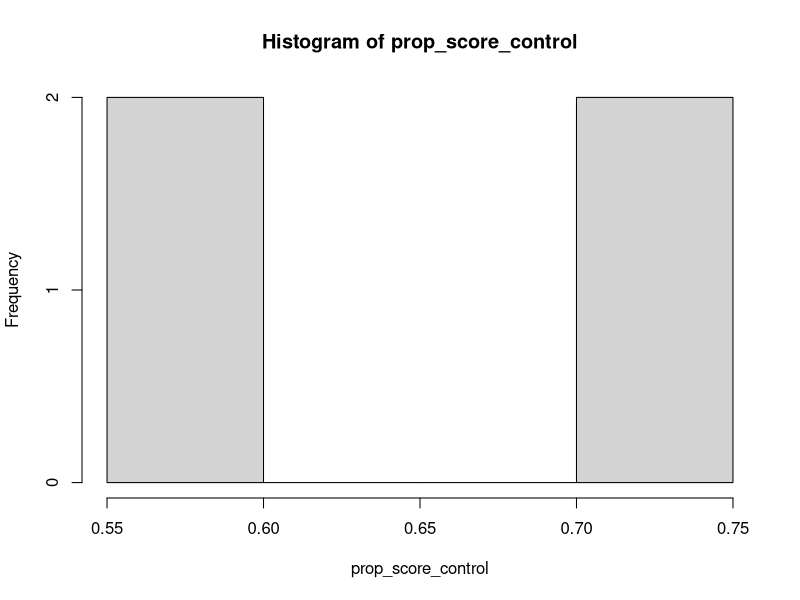
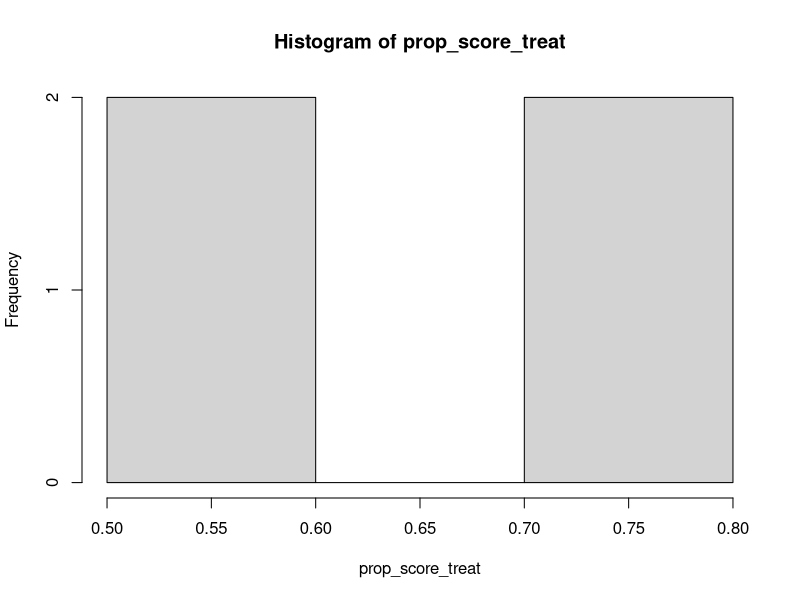
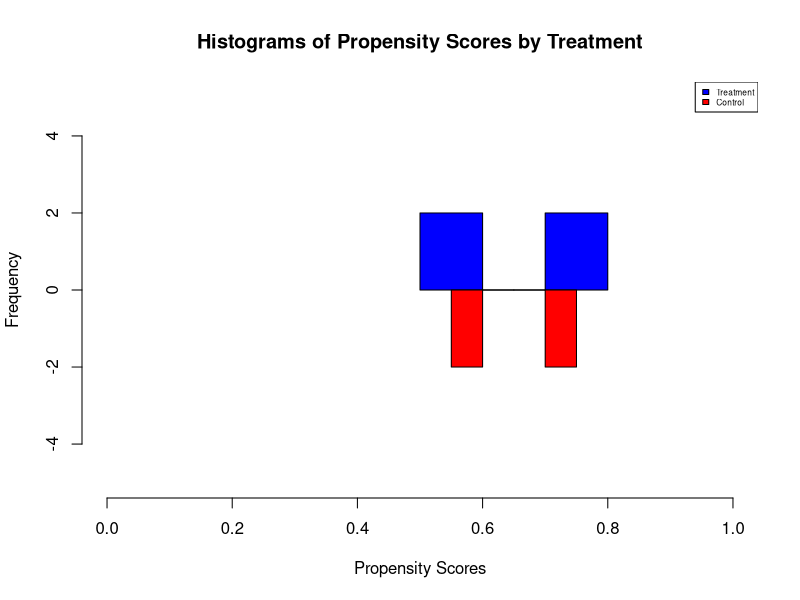
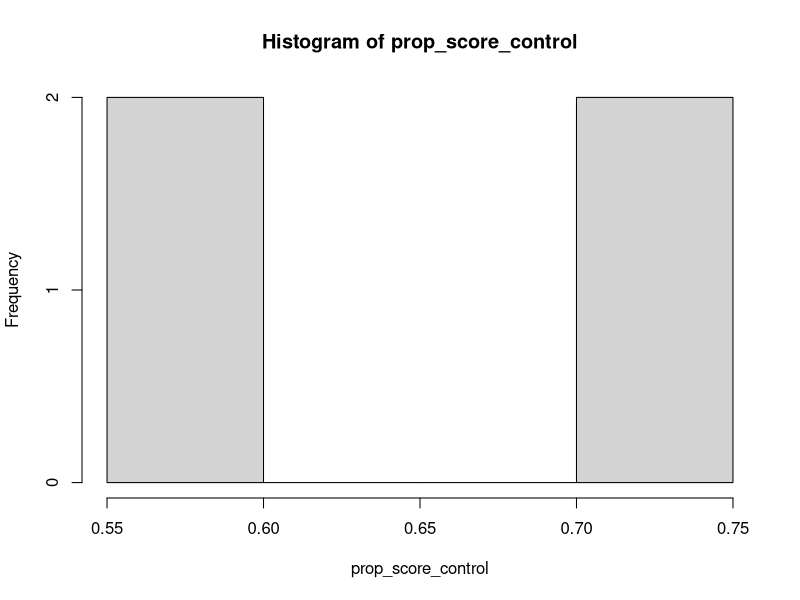
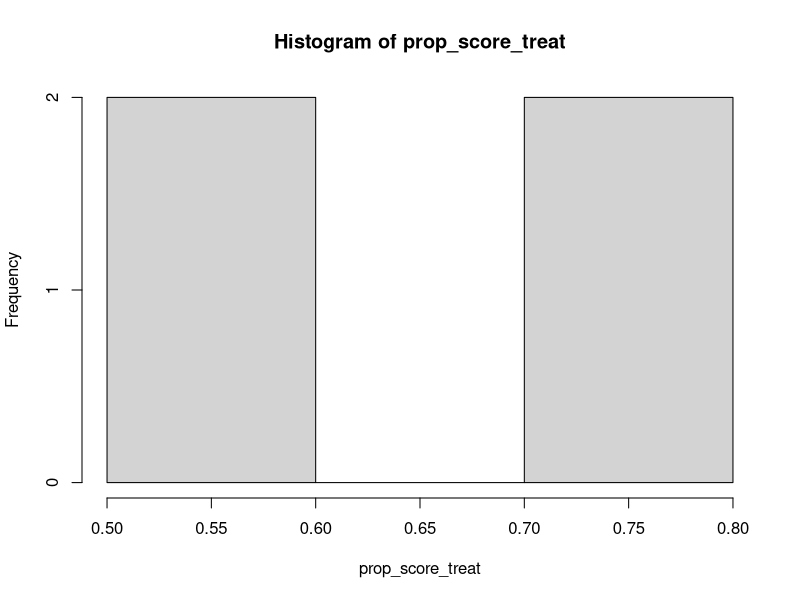
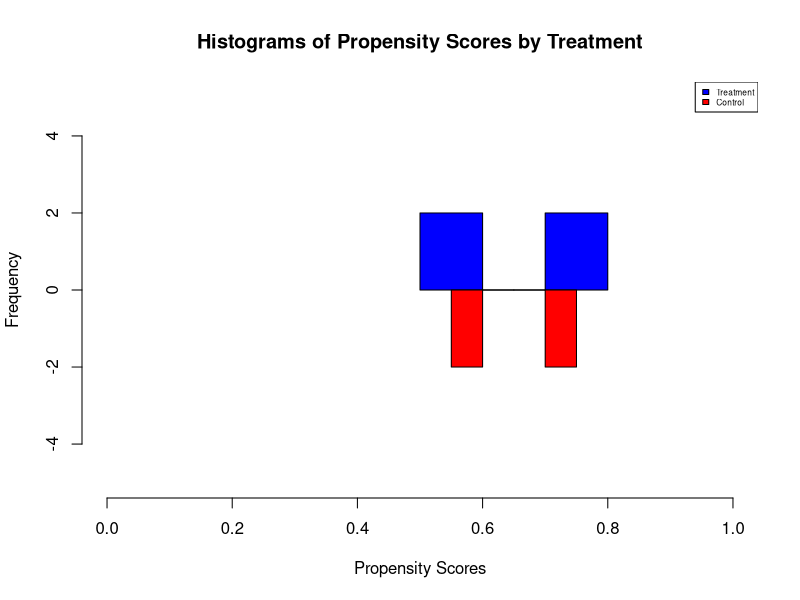

These figures' R source, in order:
## ---- chunk 1
# Test example:
 A <- c(1, 1, 1, 1, 0, 0, 0, 0, 0)
 mrate <- c(11, 14, 24, 20, 26, 20, 3, 7, 8)
 hcover =c(0.06,0.07,0.06,0.07,0.07,0.06, 0.02,0.02,0.01)
 pcdocs =c(0.02, 0.01,0.02,0.01,0.02,0.01,0.04,0.04,0.05)
 M = data.frame(A,mrate,hcover,pcdocs)
 
propscorematch <- function(data, formula, y) {
  # create model
  model <- glm(formula, data = data, family = binomial(link = "logit"))
  # propensity scores
  prop_score <- model$fitted
  # dataframe
  df <- cbind(data, prop_score)
  # initialize match and controls
  matches <- list()
  controls <- which(y == 0)
  
  # find matches with greedy rule
  for (i in which(y == 1)) {
    prop_diff <- abs(prop_score[i] - df$prop_score[controls])
    greed <- controls[which.min(prop_diff)]
    matches[[i]] <- c(i, greed)
    controls <- which(y == 0) # allows for repeat
    controls <- controls[-which(controls == greed)]
  }
  return(list(Match.pairs = matches, Propensity = prop_score))
}

# Test example:
result_a = propscorematch(data = M, formula = A ~ hcover + pcdocs, y = M$A)
print(result_a$Match.pairs)
print(result_a$Propensity)
## ---- chunk 2
# input paramater response has to be a vector
calculate_ate <- function(response, match_pairs) {
  # Split treatment and control groups using match pairs list
  treatment_row <- sapply(match_pairs, function(x) x[1])
  control_row <- sapply(match_pairs, function(x) x[2])
  treatment_group <- response[treatment_row]
  control_group <- response[control_row]
  
  # Calculate the average treatment effect (ATE)
  ate <- mean(treatment_group) - mean(control_group)
  
  # Standard error for ATE
  n <- length(match_pairs)
  n_treatment <- length(treatment_group)
  n_control <- length(control_group)
  sd <- sqrt(var(treatment_group) / n_treatment + var(control_group) / n_control)
  standard_error <- sd / sqrt(n)
  
  # Statistic scores
  t_stat <- ate / standard_error
  df <- n - 1
  p_value <- 2 * pt(-abs(t_stat), df)
  
  # Return the results
  return(list(ATE = ate, Sd.Error = standard_error, t.stat = t_stat, p.value = p_value))
}

# Test example:
match = propscorematch(data = M, formula = A ~ hcover + pcdocs, y = M$A)$Match.pairs
result_b = calculate_ate(M$mrate, match)
print(result_b$ATE)
print(result_b$Sd.Error)
print(result_b$t.stat)
print(result_b$p.value)

## ---- chunk 3
# Generate Histogram and Calculate SMD for quality of matching
quality_plots_smd <- function(data, match_pairs, prop_scores, var_col)
{
  # Split treatment and control groups using match pairs list
  treatment_row <- sapply(match_pairs, function(x) x[1])
  control_row <- sapply(match_pairs, function(x) x[2])
  
  # Find propensity scores for different groups
  prop_score_control <- prop_scores[control_row]
  prop_score_treat <- prop_scores[treatment_row]
  
  # Make paired histogram for the two groups
  hist_prop_score_control <- hist(prop_score_control)
  hist_prop_score_treat <- hist(prop_score_treat)
  hist_prop_score_control$counts <- -hist_prop_score_control$counts
  plot(hist_prop_score_treat, xlim=c(0,1), ylim=c(-5,5),
       main="Histograms of Propensity Scores by Treatment",
       xlab="Propensity Scores", col="blue")
  lines(hist_prop_score_control, col="red")
  legend("topright", c("Treatment", "Control"), fill=c("blue", "red"), cex=0.5)
  
  # Split variable of interest based on groups
  var_control <- data[, var_col][control_row]
  var_treat <- data[, var_col][treatment_row]
  
  # Calculate and return SMD based on variable values
  numer <- abs(mean(var_treat) - mean(var_control))
  denom <- sqrt((sd(var_treat)^2 + sd(var_control)^2)/2)
  smd <- numer/denom
  return(smd)
}
# Test example:
match = propscorematch(data = M, formula = A ~ hcover + pcdocs, y = M$A)$Match.pairs
prop = propscorematch(data = M, formula = A ~ hcover + pcdocs, y = M$A)$Propensity
example_mrate <- quality_plots_smd(M, match, prop, 2)
print(example_mrate)
## ---- chunk 4
# Combining into one mega R function
propensity_score_match <- function(data, formula, treatment_col, response_col) {
  match = propscorematch(data, formula, y = data[treatment_col])$Match.pairs
  prop_score = propscorematch(data, formula, y = data[treatment_col])$Propensity
  ate_scores = calculate_ate(data[,response_col], match)
  smd = quality_plots_smd(data, match, prop_score, response_col)
  return(list(Matching.pairs = match, Propensity = prop_score, ATE.scores = ate_scores, SMD = smd))
}

# Test example:
A = c(1, 1, 1, 1, 0, 0, 0, 0, 0)
mrate = c(11, 14, 24, 20, 26, 20, 3, 7, 8)
hcover = c(0.06,0.07,0.06,0.07,0.07,0.06, 0.02,0.02,0.01)
pcdocs = c(0.02, 0.01,0.02,0.01,0.02,0.01,0.04,0.04,0.05)
M = data.frame(A,mrate,hcover,pcdocs)
fin_result = propensity_score_match(data=M, formula=A ~ hcover + pcdocs, treatment_col = 1, response_col = 2)
print(fin_result$Matching.pairs)
print(fin_result$Propensity)
print(fin_result$ATE.scores)
print(fin_result$SMD)
